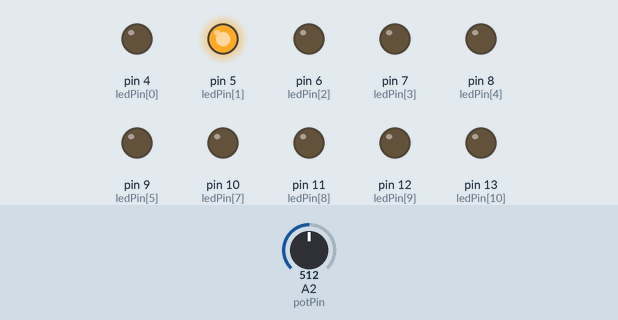
A sketch run on a simulated Arduino Uno, built with avr-gcc and run on an emulated ATmega328P. Shown: output pins drawn as LEDs (lit = HIGH). The inputs (shaded band) are chosen by the test bench; at power-on: A2 (potPin) = 512.

Above: at 1.2 s.
1.3 s: A2 (potPin) set to 306
At 2.6 s:
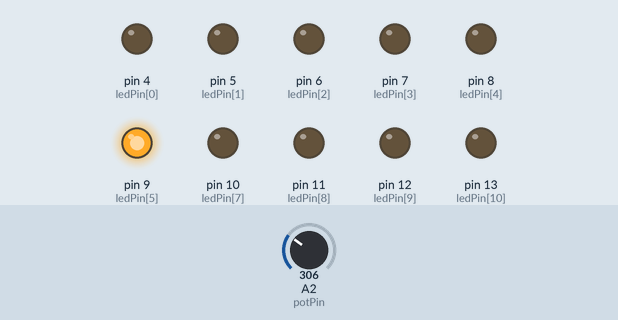
At 3.02 s:
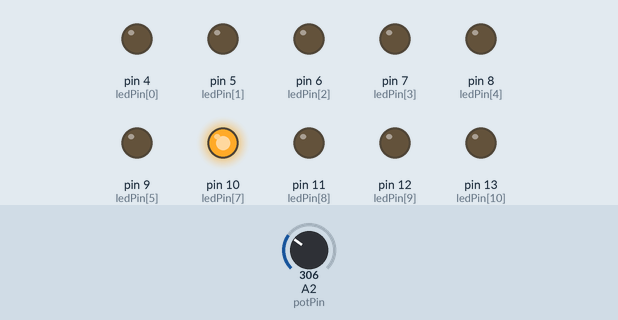
4.3 s: A2 (potPin) set to 0
At 5.2 s:
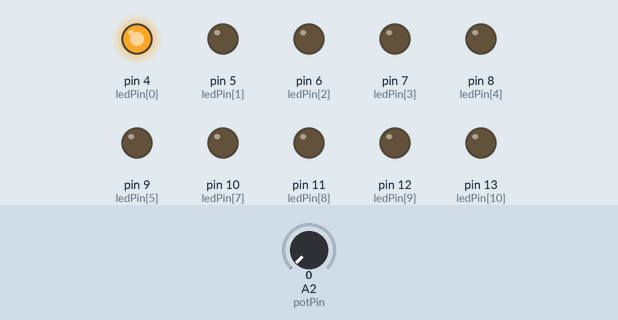
Timing chart, 0 to 7.3 s (numbered marks = the images above; inputs shaded):
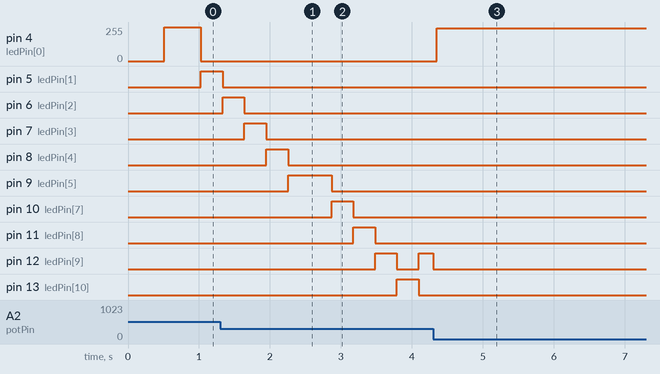

The sketch:

Interactive_LED_chase_effect.ino
```cpp
byte ledPin[] = {4,5,6,7,8,9,9,10,11,12,13};
int ledDelay;
int direction_LED = 1;
int currentLed = 0;
unsigned long changeTime;
int potPin = 2;

void setup() {
  for(int i = 0; i <= 10; i++){
    pinMode(ledPin[i], OUTPUT);

  }
  changeTime = millis();
}

void changeLed(){
  for(int i = 0; i <= 10; i++){
    digitalWrite(ledPin[i], LOW);
  }
  digitalWrite(ledPin[currentLed], HIGH);
  currentLed+=direction_LED;
  if(currentLed == 10){  direction_LED = -1; }
  if(currentLed == 0){  direction_LED = 0;  }
}

void loop() {
  // put your main code here, to run repeatedly:
  ledDelay = analogRead(potPin);
  if((millis()-changeTime) > ledDelay){
    changeLed();
    changeTime = millis();
  }
}
```

Measured:
- after the input at 1.3 s, pin 10 (ledPin[7]): LOW → HIGH after 1.6 s instead of 2.8 s; pin 11 (ledPin[8]): LOW → HIGH after 1.9 s, → LOW 0.31 s later; pin 12 (ledPin[9]): LOW → HIGH after 2.2 s, → LOW 0.31 s later, → HIGH 0.31 s later; pin 13 (ledPin[10]): LOW → HIGH after 2.5 s, → LOW 0.31 s later
- after the input at 4.3 s, pin 4 (ledPin[0]): 0/255 → 244/255 after 0.05 s; pin 5 (ledPin[1]): stays LOW (without the input it goes to HIGH after 2.3 s)
